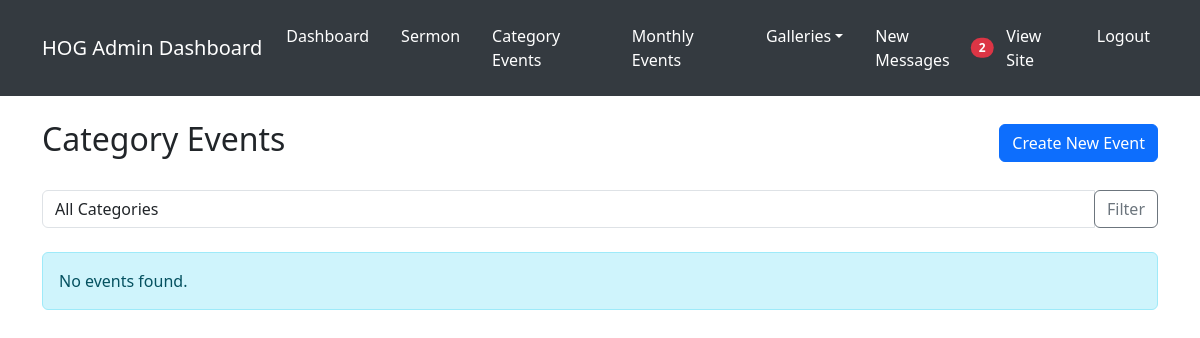
The page /custom-admin/events/ (signed in) on the database as committed earlier.
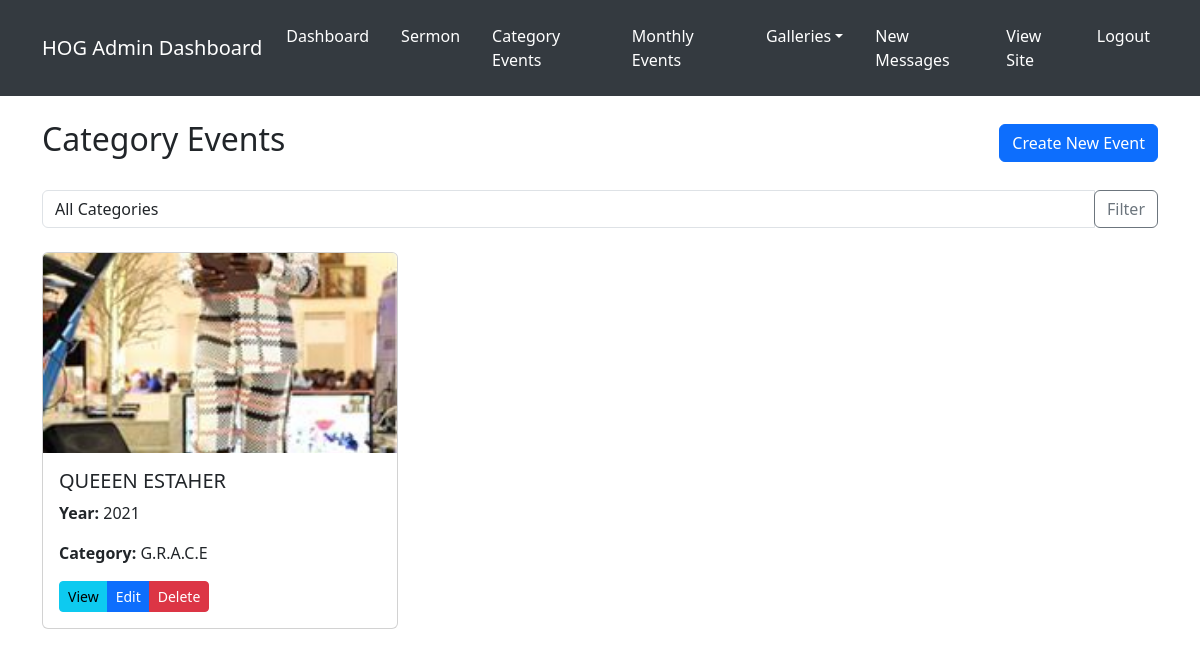
The same page on the database as committed later.
### hog/models.py (models this page shows, shortened)
class Event(models.Model):
    category = models.ForeignKey(EventCategory, on_delete=models.CASCADE)
    title = models.CharField(max_length=200)
    year = models.IntegerField()
    winner_image = models.ImageField(upload_to='events/winners/')
    description = models.TextField()
    slug = models.SlugField(unique=True, blank=True)
    created_at = models.DateTimeField(auto_now_add=True)

class EventCategory(models.Model):
    name = models.CharField(max_length=100)
    class Meta:
        verbose_name_plural = "Event Categories"
    def __str__(self):
        return self.name

### hog/views.py (the view)
# urls.py: path('custom-admin/events/', views.events_list, name='events_list'),
@login_required
def events_list(request):
    events = Event.objects.all().order_by('-year')
    categories = EventCategory.objects.all()
    category_id = request.GET.get('category')
    if category_id:
        events = events.filter(category_id=category_id)
    context = {
        'events': events,
        'categories': categories,
        'selected_category': category_id
    }
    return render(request, 'admin/events/events_list.html', context)

### hog/context_processors.py (called while the page is built)
def monthly_events_processor(request):
    months = [(i, month_name[i]) for i in range(1, 13)]
    monthly_events = {
        'fellowship_sunday': MonthlyEvent.objects.filter(event_type='Fellowship Sunday'),
        'christmas_carol': MonthlyEvent.objects.filter(event_type='Christmas Carol Competition'),
        'hallelujah_party': MonthlyEvent.objects.filter(event_type='Hallelujah Party'),
        'months': months
    }
    return {'monthly_events': monthly_events}

def categories_processor(request):
    categories = EventCategory.objects.all()
    events_by_category = {}
    for category in categories:
        events_by_category[category.name] = Event.objects.filter(
            category=category
        ).order_by('-year')
    return {
        'categories': categories,
        'events_by_category': events_by_category
    }

def events_processor(request):
    return {
        'events_by_category': {
            'Queen_Esther': Event.objects.filter(category__name='Queen Esther').order_by('-year'),
            'GRACE': Event.objects.filter(category__name='G.R.A.C.E').order_by('-year'),
        }
    }

### templates/admin/events/events_list.html (shortened to what this page needs)
{% extends 'admin/base_admin.html' %}
{% load static %}
{% block content %}
<div class="container mt-4">
    <div class="d-flex justify-content-between align-items-center mb-4">
        <h2>Category Events</h2>
        <a href="{% url 'admin_create_event' %}" class="btn btn-primary">Create New Event</a>
    </div>
    <div class="mb-4">
        <form method="get" class="form-inline">
            <div class="input-group">
                <select name="category" class="form-control">
                    <option value="">All Categories</option>
                </select>
                <div class="input-group-append">
                    <button type="submit" class="btn btn-outline-secondary">Filter</button>
                </div>
            </div>
        </form>
    </div>
    <div class="row">
        {% for event in events %}
        <div class="col-md-4 mb-4">
            <div class="card h-100">
                {% if event.winner_image %}
                <img src="{{ event.winner_image.url }}" class="card-img-top" alt="{{ event.title }}"
                     style="height: 200px; object-fit: cover">
                {% endif %}
                <div class="card-body">
                    <h5 class="card-title">{{ event.title }}</h5>
                    <p class="card-text"><strong>Year:</strong> {{ event.year }}</p>
                    <p class="card-text"><strong>Category:</strong> {{ event.category }}</p>
                    <div class="btn-group">
                        <a href="{% url 'admin_event_detail' event.slug %}" class="btn btn-sm btn-info">View</a>
                        <a href="{% url 'admin_edit_event' event.slug %}" class="btn btn-sm btn-primary">Edit</a>
                        <a href="{% url 'admin_delete_event' event.pk %}" class="btn btn-sm btn-danger">Delete</a>
                    </div>
                </div>
            </div>
        </div>
        {% empty %}
        <div class="col-12">
            <div class="alert alert-info">No events found.</div>
        </div>
        {% endfor %}
    </div>
</div>
{% endblock %}

Rows that differ between the two databases and show on the page:
added Event: winner_image (picture), title "QUEEEN ESTAHER", year "2021", category "G.R.A.C.E"
Other text that changed with them:
{{ unread_count }}: "2" → (not shown)
text no longer shown: "No events found."
